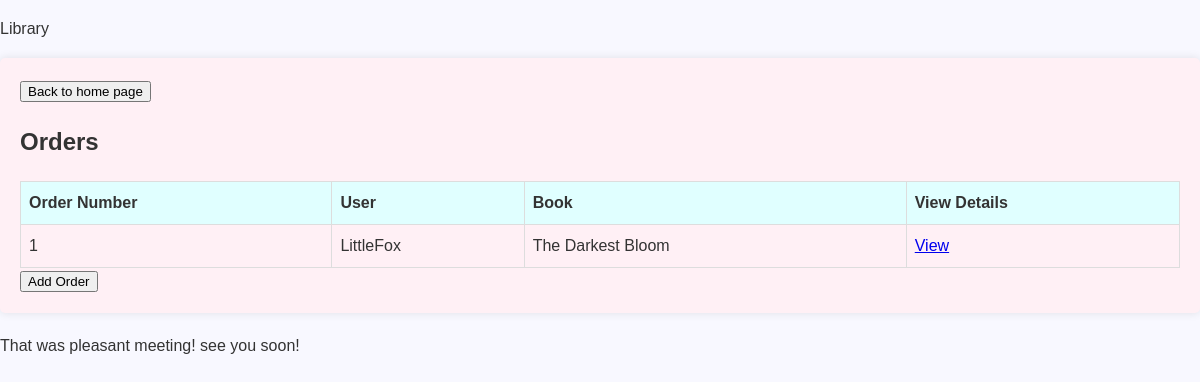
The page /orders on the database as committed earlier.
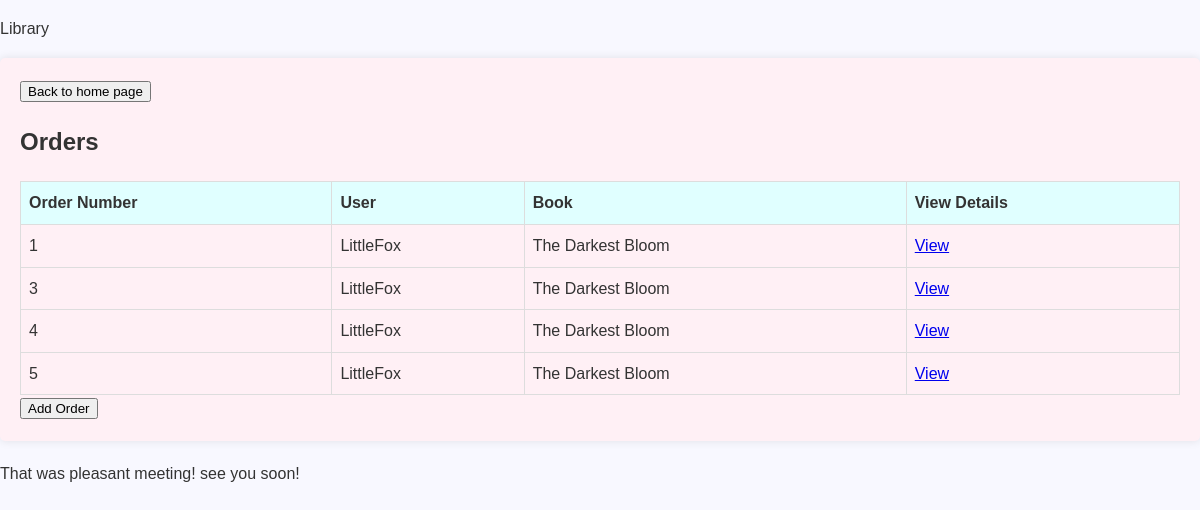
The same page on the database as committed later.
### library/models.py (models this page shows, shortened)
class Order(models.Model):
    book = models.ForeignKey(Book, on_delete=models.CASCADE)
    user = models.ForeignKey(Users, on_delete=models.CASCADE)
    order_date = models.DateField(auto_now_add=True)
    order_number = models.IntegerField(primary_key=True,unique=True)

class Users(models.Model):
    name = models.CharField(max_length=100)
    username = models.CharField(max_length=150, unique=True, blank=True)
    email = models.EmailField(unique=True)
    bio= models.TextField(blank=True)
    def __str__(self):
        return self.username

class Book(models.Model):
    title = models.CharField(max_length=200)
    author = models.ForeignKey(Author, on_delete=models.CASCADE)
    description = models.TextField(blank=True)
    published_date = models.DateField()
    category = models.ForeignKey(Category, on_delete=models.CASCADE)
    def __str__(self):
        return self.title

### library/views.py (the view)
# urls.py: path("orders",views.order_list,name='order_list'),
def order_list(request):
    orders = Order.objects.all()
    return render(request,
                'library/orders/list.html',
                  {'orders': orders})

### library/templates/library/orders/list.html
{% extends "library/base.html" %}
{% block content %}
  <a href="{% url 'home' %}"><button>Back to home page</button></a>
  <h2>Orders</h2>
  {% if orders %}
    <table>
      <thead>
        <tr>
          <th>Order Number</th>
          <th>User</th>
          <th>Book</th>
          <th>View Details</th>
        </tr>
      </thead>
      <tbody>
        {% for order in orders %}
          <tr>
            <td>{{ order.order_number }}</td>
            <td>{{ order.user }}</td>
            <td>{{ order.book }}</td>
            <td>
              <a href="{% url 'order_detail' order_number=order.order_number %}">View</a>
            </td>
          </tr>
        {% endfor %}
      </tbody>
    </table>
  {% else %}
    <p>No orders found.</p>
  {% endif %}
  <a href="{% url 'order_create' %}"><button>Add Order</button></a>
{% endblock %}

Rows that differ between the two databases and show on the page:
added Order: order_number "3", user "LittleFox", book "The Darkest Bloom"
added Order: order_number "4", user "LittleFox", book "The Darkest Bloom"
added Order: order_number "5", user "LittleFox", book "The Darkest Bloom"
